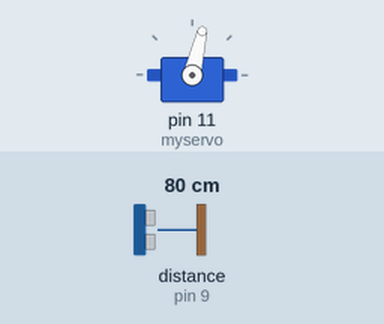
This sketch was run on a simulated Arduino Uno, built with avr-gcc and run on an emulated ATmega328P. On the bench: servo. Wiring (inferred from the names in the program): ultrasonic range finder: trigger pin 8; echo pin 9. The test bench sets the inputs (shaded band); at power-on: distance to the obstacle (sensor on pin 9) 80 cm. The echo pulse lasts 58.3 µs per cm; what the sketch prints to the serial monitor is not drawn.

Above: at 1.2 s.
1.3 s: distance to the obstacle (sensor on pin 9) set to 2 cm
At 2.0 s:
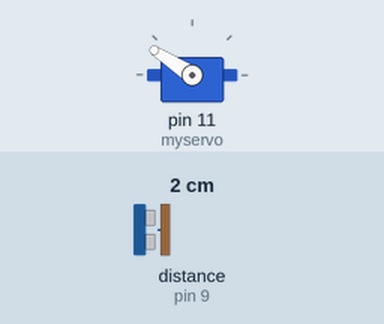
4.3 s: distance to the obstacle (sensor on pin 9) set to 250 cm
7.3 s: distance to the obstacle (sensor on pin 9) set to 60 cm
Timing chart, 0 to 16.3 s (numbered marks = the images above; inputs shaded):
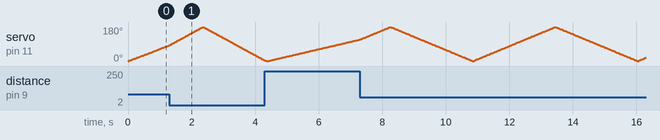

The sketch:

radar_ultrasonic.ino
```cpp
#include<Servo.h>

#define trigPin 8
#define echoPin 9

long duration;
int distance;

Servo myservo;

int calculateDistance()
{
  digitalWrite(trigPin,LOW);
  delayMicroseconds(2);
  digitalWrite(trigPin,HIGH);
  delayMicroseconds(10);
  digitalWrite(trigPin,LOW);
  duration = pulseIn(echoPin, HIGH);
  distance = duration*0.034/2;
  return distance;
}

void setup()
{
  pinMode(trigPin , OUTPUT);
  pinMode(echoPin, INPUT);
  myservo.attach(11);
  Serial.begin(9600);
}

void loop()
{
 int i ;
 for (i=0; i<=180; i++)
 {
  myservo.write(i);
  delay(10);
  calculateDistance();
  Serial.print(i);
  Serial.print(",");
  Serial.print(distance);
  Serial.print(".");
 }
 for(i=180; i>=0; i--)
 {
  myservo.write(i);
  delay(10);
  calculateDistance();
  Serial.print(i);
  Serial.print(",");
  Serial.print(distance);
  Serial.print(".");

 }


}
```
